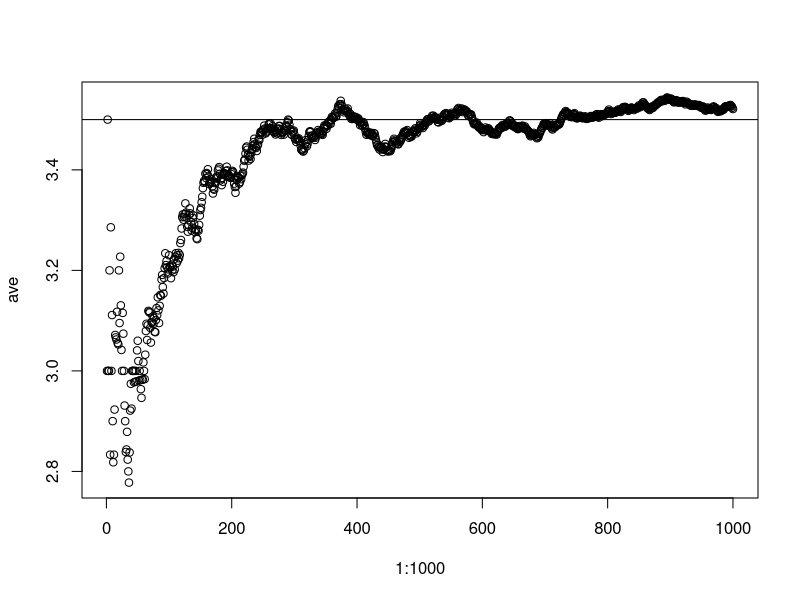

Write the R code that produced this figure.
# 対数の法則
ave <- numeric(1000)
x <- as.integer(runif(1000,1,7))
for(n in 1:1000) ave[n] <- mean(x[1:n])
plot(1:1000,ave)
abline(h=3.5)